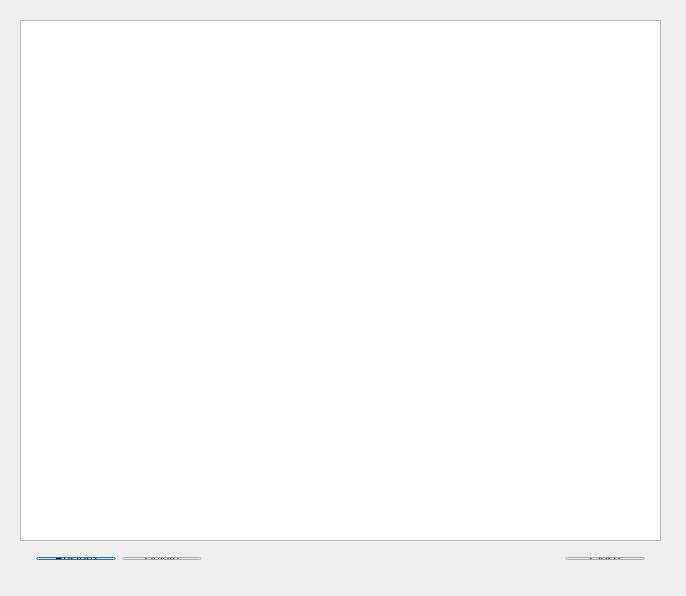
<?xml version="1.0" encoding="UTF-8"?>
<ui version="4.0">
<comment> Copyright (C) 2017 by Pedro Mendes, Virginia Tech Intellectual </comment>
<comment> Properties, Inc., University of Heidelberg, and University of </comment>
<comment> of Connecticut School of Medicine. </comment>
<comment> All rights reserved. </comment>

<comment> Copyright (C) 2016 by Pedro Mendes, Virginia Tech Intellectual </comment>
<comment> Properties, Inc., University of Heidelberg, and The University </comment>
<comment> of Manchester. </comment>
<comment> All rights reserved. </comment>

 <comment> All rights reserved. </comment>
 <class>CBrowseModelVersionDialog</class>
 <widget class="QDialog" name="CBrowseModelVersionDialog">
  <property name="geometry">
   <rect>
    <x>0</x>
    <y>0</y>
    <width>686</width>
    <height>596</height>
   </rect>
  </property>
  <property name="sizePolicy">
   <sizepolicy hsizetype="Preferred" vsizetype="Preferred">
    <horstretch>0</horstretch>
    <verstretch>0</verstretch>
   </sizepolicy>
  </property>
  <property name="windowTitle">
   <string>Versioning</string>
  </property>
  <widget class="QWidget" name="layoutWidget">
   <property name="geometry">
    <rect>
     <x>25</x>
     <y>546</y>
     <width>631</width>
     <height>25</height>
    </rect>
   </property>
   <layout class="QHBoxLayout" name="horizontalLayout">
    <item>
     <widget class="QPushButton" name="RestoreButton">
      <property name="text">
       <string>&amp;Restore</string>
      </property>
     </widget>
    </item>
    <item>
     <widget class="QPushButton" name="DeleteButton">
      <property name="text">
       <string>&amp;Delete</string>
      </property>
     </widget>
    </item>
    <item>
     <spacer name="horizontalSpacer_3">
      <property name="orientation">
       <enum>Qt::Horizontal</enum>
      </property>
      <property name="sizeHint" stdset="0">
       <size>
        <width>138</width>
        <height>20</height>
       </size>
      </property>
     </spacer>
    </item>
    <item>
     <widget class="QPushButton" name="CloseButton">
      <property name="text">
       <string>&amp;Close</string>
      </property>
     </widget>
    </item>
   </layout>
  </widget>
  <widget class="QTableView" name="tableView">
   <property name="geometry">
    <rect>
     <x>20</x>
     <y>20</y>
     <width>641</width>
     <height>521</height>
    </rect>
   </property>
  </widget>
 </widget>
 <layoutdefault spacing="6" margin="11"/>
 <resources/>
 <connections>
  <connection>
   <sender>CloseButton</sender>
   <signal>clicked()</signal>
   <receiver>CBrowseModelVersionDialog</receiver>
   <slot>close()</slot>
   <hints>
    <hint type="sourcelabel">
     <x>711</x>
     <y>569</y>
    </hint>
    <hint type="destinationlabel">
     <x>15</x>
     <y>15</y>
    </hint>
   </hints>
  </connection>
 </connections>
</ui>
